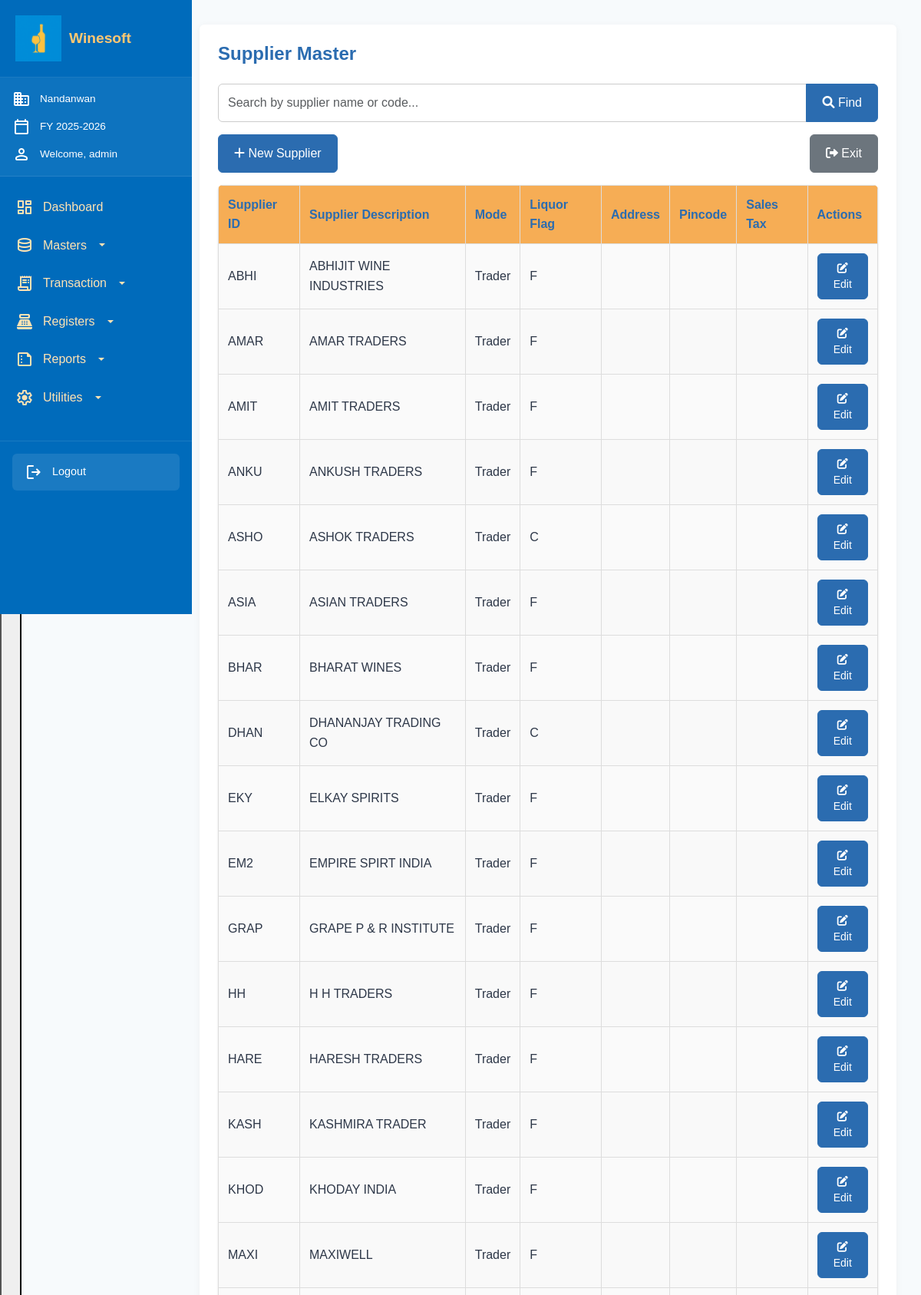
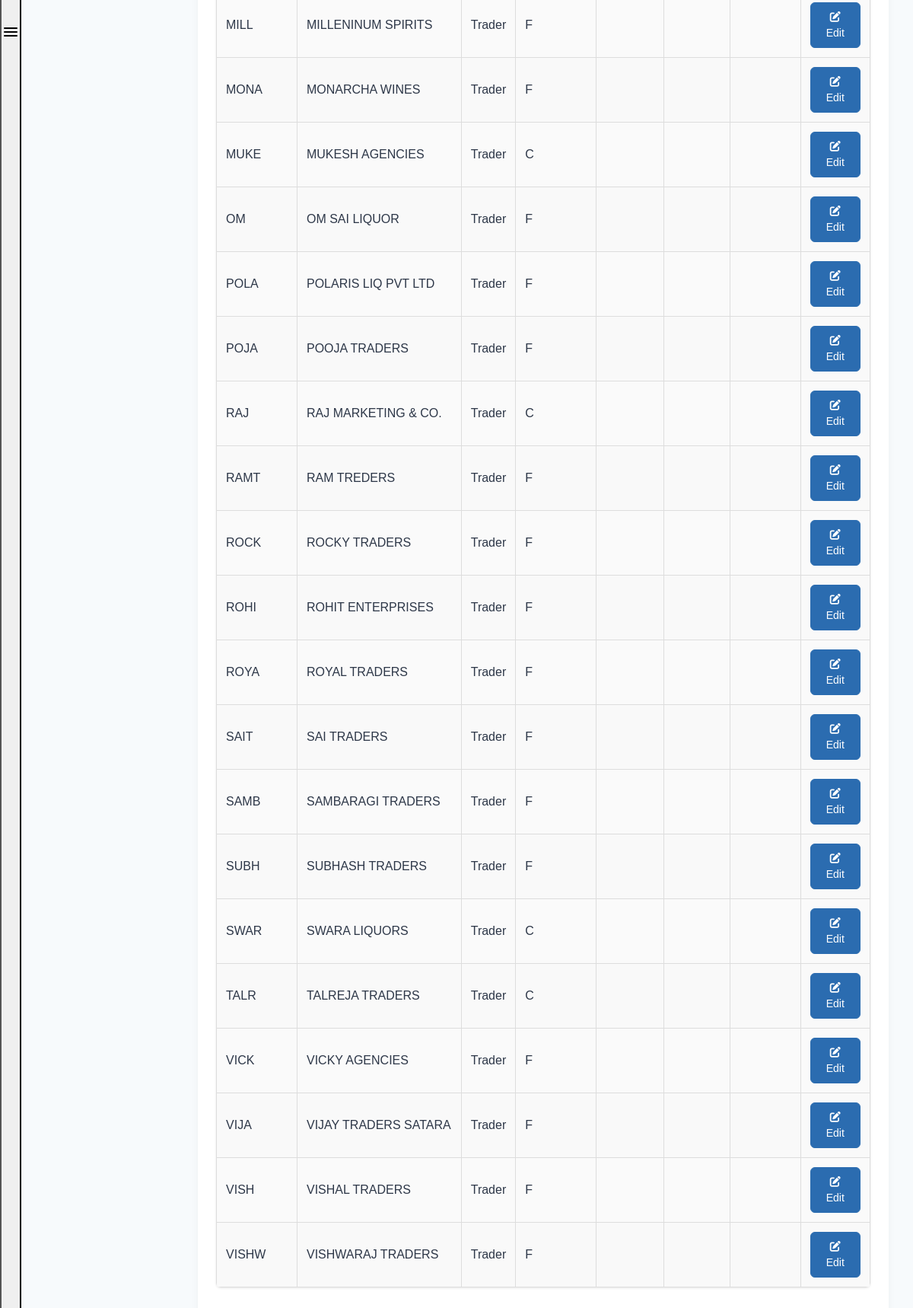
The app's page /public/supplier_master.php (signed in) with its own data (2 pictures, top to bottom).
### tables this page shows
CREATE TABLE `tblsupplier` (
  `id` int(11) NOT NULL,
  `CODE` varchar(7) NOT NULL,
  `OUT_LIMIT` varchar(1) DEFAULT NULL,
  `DETAILS` varchar(30) DEFAULT NULL,
  `OBDR` decimal(18,2) DEFAULT NULL,
  `OBCR` decimal(18,2) DEFAULT NULL,
  `LBDR` decimal(18,2) DEFAULT NULL,
  `LBCR` decimal(18,2) DEFAULT NULL,
  `LEVEL` decimal(18,2) DEFAULT NULL,
  `ADDR1` varchar(40) DEFAULT NULL,
  `ADDR2` varchar(40) DEFAULT NULL,
  `PINCODE` varchar(10) DEFAULT NULL,
  `LIQ_FLAG` varchar(1) DEFAULT NULL,
  `SALES_TAX` varchar(30) DEFAULT NULL,
  `OCT_PERC` decimal(18,2) DEFAULT NULL,
  `CD_PERC` decimal(18,2) DEFAULT NULL,
  `STAX_PERC` decimal(18,2) DEFAULT NULL,
  `TCS_PERC` decimal(18,2) DEFAULT NULL,
  `SURC_PERC` decimal(18,2) DEFAULT NULL,
  `EC_PERC` decimal(18,2) DEFAULT NULL,
  `MISC_CHARG` decimal(18,2) DEFAULT NULL,
  `MODE` varchar(15) DEFAULT NULL,
  `WSTax_Perc` decimal(18,2) DEFAULT NULL,
  `MBSTax_Perc` decimal(18,2) DEFAULT NULL,
  `SBSTax_Perc` decimal(18,2) DEFAULT NULL,
  `CLSTax_Perc` decimal(18,2) DEFAULT NULL
);

### public/supplier_master.php (the view, shortened to what this page needs)
<?php
include_once "../config/db.php";
$search = isset($_GET['search']) ? trim($_GET['search']) : '';
$query = "SELECT CODE, DETAILS, MODE, LIQ_FLAG, ADDR1, ADDR2, PINCODE, SALES_TAX
          FROM tblsupplier
          WHERE 1=1";
$query .= " ORDER BY DETAILS ASC";
$stmt = $conn->prepare($query);
$stmt->execute();
$result = $stmt->get_result();
$suppliers = $result->fetch_all(MYSQLI_ASSOC);
?>
<!DOCTYPE html>
<html lang="en">
<head>
  <link href="https://cdn.jsdelivr.net/npm/bootstrap@5.3.0/dist/css/bootstrap.min.css" rel="stylesheet">
  <link rel="stylesheet" href="https://cdnjs.cloudflare.com/ajax/libs/font-awesome/6.0.0/css/all.min.css">
  <link rel="stylesheet" href="css/style.css?v=<?=time()?>">
  <link rel="stylesheet" href="css/navbar.css?v=<?=time()?>">
</head>
<body>
<div class="dashboard-container">
  <?php include 'components/navbar.php'; ?>
  <div class="main-content">
    <div class="content-area">
      <h3 class="mb-4">Supplier Master</h3>
      <form method="GET" class="search-control mb-3">
        <div class="input-group">
          <input type="text" name="search" class="form-control"
                 placeholder="Search by supplier name or code..." value="<?= htmlspecialchars($search); ?>">
          <button type="submit" class="btn btn-primary">
            <i class="fas fa-search"></i> Find
          </button>
        </div>
      </form>
      <div class="action-btn mb-3 d-flex gap-2">
        <a href="add_supplier.php" class="btn btn-primary">
          <i class="fas fa-plus"></i> New Supplier
        </a>
        <a href="dashboard.php" class="btn btn-secondary ms-auto">
          <i class="fas fa-sign-out-alt"></i> Exit
        </a>
      </div>
      <div class="table-container">
        <table class="styled-table table-striped">
          <thead class="table-header">
            <tr>
              <th>Supplier ID</th>
              <th>Supplier Description</th>
              <th>Mode</th>
              <th>Liquor Flag</th>
              <th>Address</th>
              <th>Pincode</th>
              <th>Sales Tax</th>
              <th>Actions</th>
            </tr>
          </thead>
          <tbody>
          <?php if (!empty($suppliers)): ?>
            <?php foreach ($suppliers as $supplier): ?>
              <tr>
                <td><?= htmlspecialchars($supplier['CODE']); ?></td>
                <td><?= htmlspecialchars($supplier['DETAILS']); ?></td>
                <td><?= htmlspecialchars($supplier['MODE']); ?></td>
                <td><?= htmlspecialchars($supplier['LIQ_FLAG']); ?></td>
                <td>
                  <?= htmlspecialchars($supplier['ADDR1']); ?><br>
                </td>
                <td><?= htmlspecialchars($supplier['PINCODE']); ?></td>
                <td><?= htmlspecialchars($supplier['SALES_TAX']); ?></td>
                <td>
                  <a href="edit_supplier.php?code=<?= urlencode($supplier['CODE']) ?>"
                     class="btn btn-sm btn-primary" title="Edit">
                    <i class="fas fa-edit"></i> Edit
                  </a>
                </td>
              </tr>
            <?php endforeach; ?>
          <?php else: ?>
            <tr>
              <td colspan="8" class="text-center text-muted">No suppliers found.</td>
            </tr>
          <?php endif; ?>
          </tbody>
        </table>
      </div>
    </div>
  </div>
</div>
</body>
</html>

### public/css/style.css (style rules this page uses)
:root { --primary-color: #2B6CB0; --primary-hover: #4299E1; --secondary-color: #F6AD55; --background-color: #F7FAFC; --text-color: #2D3748; --light-text: #718096; --error-color: #E53E3E; --success-color: #38A169; --white: #FFFFFF; --border-radius: 6px; --box-shadow: 0 1px 3px rgba(0,0,0,0.1); --transition: all 0.2s ease; }
* { box-sizing: border-box; margin: 0; padding: 0; }
html { scroll-behavior: smooth; height: 100%; }
body { background-color: var(--background-color); font-family: 'Arial', sans-serif; line-height: 1.6; color: var(--text-color); min-height: 100vh; display: flex; flex-direction: column; }
h1, h2, h3, h4, h5, h6 { color: var(--primary-color); margin-bottom: 1rem; font-weight: 600; line-height: 1.2; }
h3 { font-size: 1.5rem; }
.mb-3 { margin-bottom: 1.5rem; }
.mb-4 { margin-bottom: 2rem; }
.d-flex { display: flex; }
.gap-2 { gap: 1rem; }
.dashboard-container { display: flex; flex-direction: column; min-height: 100vh; width: 100%; background-color: var(--background-color); position: relative; }
.main-content { width: 100%; padding: 1rem; margin-top: 60px; }
.content-area { background: var(--white); border-radius: var(--border-radius); padding: 1rem; box-shadow: 0 2px 10px rgba(0,0,0,0.05); margin-bottom: 1rem; }
.form-control, .form-select { width: 100%; padding: 0.75rem; margin-bottom: 1rem; border: 1px solid #ccc; border-radius: 6px; font-size: 1rem; transition: var(--transition); }
.input-group { display: flex; width: 100%; }
.input-group .form-control { flex: 1; margin-bottom: 0; border-top-right-radius: 0; border-bottom-right-radius: 0; }
.input-group .btn { border-top-left-radius: 0; border-bottom-left-radius: 0; }
.btn { display: inline-block; padding: 0.75rem 1.25rem; font-weight: 500; text-align: center; text-decoration: none; border-radius: 6px; cursor: pointer; transition: var(--transition); border: 1px solid transparent; }
.btn-sm { padding: 0.5rem 0.75rem; font-size: 0.875rem; }
.btn-primary { background-color: var(--primary-color); color: var(--white); border-color: var(--primary-color); }
.btn-secondary { background-color: #6c757d; color: var(--white); border-color: #6c757d; }
.table-container { overflow-x: auto; -webkit-overflow-scrolling: touch; margin-bottom: 1rem; background: var(--white); border-radius: var(--border-radius); box-shadow: var(--box-shadow); }
.styled-table { width: 100%; min-width: 600px; border-collapse: collapse; color: var(--text-color); }
.styled-table thead tr { background-color: var(--secondary-color); color: var(--primary-color); }
.styled-table th, .styled-table td { padding: 12px; text-align: left; border: 1px solid #ddd; vertical-align: middle; }
.styled-table tbody tr:nth-child(even) { background-color: #f9f9f9; }
.table-striped tbody tr:nth-child(odd) { background-color: rgba(0,0,0,0.02); }
.search-control { width: 100%; }
@media (min-width: 768px) { .dashboard-container { flex-direction: row; } }
@media (min-width: 768px) { .main-content { margin-left: 200px; margin-top: 0; width: calc(100% - 200px); padding: 1.5rem; } }
@media (min-width: 768px) { .content-area { padding: 1.5rem; } }
@media (min-width: 768px) { .styled-table { min-width: 100%; } }
@media (min-width: 992px) { .main-content { padding: 2rem; } }
@media (min-width: 992px) { .content-area { padding: 1.5rem; } }

### public/css/navbar.css (style rules this page uses)
* { margin: 0; padding: 0; box-sizing: border-box; font-family: 'Arial', sans-serif; }

### records on screen
tblsupplier: CODE "ABHI", DETAILS "ABHIJIT WINE INDUSTRIES", MODE "Trader", LIQ_FLAG "F"
tblsupplier: CODE "AMAR", DETAILS "AMAR TRADERS", MODE "Trader", LIQ_FLAG "F"
tblsupplier: CODE "AMIT", DETAILS "AMIT TRADERS", MODE "Trader", LIQ_FLAG "F"
tblsupplier: CODE "ANKU", DETAILS "ANKUSH TRADERS", MODE "Trader", LIQ_FLAG "F"
tblsupplier: CODE "ASHO", DETAILS "ASHOK TRADERS", MODE "Trader", LIQ_FLAG "C"
tblsupplier: CODE "ASIA", DETAILS "ASIAN TRADERS", MODE "Trader", LIQ_FLAG "F"
tblsupplier: CODE "BHAR", DETAILS "BHARAT WINES", MODE "Trader", LIQ_FLAG "F"
tblsupplier: CODE "DHAN", DETAILS "DHANANJAY TRADING CO", MODE "Trader", LIQ_FLAG "C"
tblsupplier: CODE "EKY", DETAILS "ELKAY SPIRITS", MODE "Trader", LIQ_FLAG "F"
tblsupplier: CODE "EM2", DETAILS "EMPIRE SPIRT INDIA", MODE "Trader", LIQ_FLAG "F"
tblsupplier: CODE "GRAP", DETAILS "GRAPE P & R INSTITUTE", MODE "Trader", LIQ_FLAG "F"
tblsupplier: CODE "HH", DETAILS "H H TRADERS", MODE "Trader", LIQ_FLAG "F"
tblsupplier: CODE "HARE", DETAILS "HARESH TRADERS", MODE "Trader", LIQ_FLAG "F"
tblsupplier: CODE "KASH", DETAILS "KASHMIRA TRADER", MODE "Trader", LIQ_FLAG "F"
tblsupplier: CODE "KHOD", DETAILS "KHODAY INDIA", MODE "Trader", LIQ_FLAG "F"
tblsupplier: CODE "MAXI", DETAILS "MAXIWELL", MODE "Trader", LIQ_FLAG "F"
tblsupplier: CODE "MILL", DETAILS "MILLENINUM SPIRITS", MODE "Trader", LIQ_FLAG "F"
tblsupplier: CODE "MONA", DETAILS "MONARCHA WINES", MODE "Trader", LIQ_FLAG "F"
tblsupplier: CODE "MUKE", DETAILS "MUKESH AGENCIES", MODE "Trader", LIQ_FLAG "C"
tblsupplier: CODE "OM", DETAILS "OM SAI LIQUOR", MODE "Trader", LIQ_FLAG "F"
tblsupplier: CODE "POLA", DETAILS "POLARIS LIQ PVT LTD", MODE "Trader", LIQ_FLAG "F"
tblsupplier: CODE "POJA", DETAILS "POOJA TRADERS", MODE "Trader", LIQ_FLAG "F"
tblsupplier: CODE "RAJ", DETAILS "RAJ MARKETING & CO.", MODE "Trader", LIQ_FLAG "C"
tblsupplier: CODE "RAMT", DETAILS "RAM TREDERS", MODE "Trader", LIQ_FLAG "F"
tblsupplier: CODE "ROCK", DETAILS "ROCKY TRADERS", MODE "Trader", LIQ_FLAG "F"
tblsupplier: CODE "ROHI", DETAILS "ROHIT ENTERPRISES", MODE "Trader", LIQ_FLAG "F"
tblsupplier: CODE "ROYA", DETAILS "ROYAL TRADERS", MODE "Trader", LIQ_FLAG "F"
tblsupplier: CODE "SAIT", DETAILS "SAI TRADERS", MODE "Trader", LIQ_FLAG "F"
tblsupplier: CODE "SAMB", DETAILS "SAMBARAGI TRADERS", MODE "Trader", LIQ_FLAG "F"
tblsupplier: CODE "SUBH", DETAILS "SUBHASH TRADERS", MODE "Trader", LIQ_FLAG "F"
tblsupplier: CODE "SWAR", DETAILS "SWARA LIQUORS", MODE "Trader", LIQ_FLAG "C"
tblsupplier: CODE "TALR", DETAILS "TALREJA TRADERS", MODE "Trader", LIQ_FLAG "C"
tblsupplier: CODE "VICK", DETAILS "VICKY AGENCIES", MODE "Trader", LIQ_FLAG "F"
tblsupplier: CODE "VIJA", DETAILS "VIJAY TRADERS SATARA", MODE "Trader", LIQ_FLAG "F"
tblsupplier: CODE "VISH", DETAILS "VISHAL TRADERS", MODE "Trader", LIQ_FLAG "F"
tblsupplier: CODE "VISHW", DETAILS "VISHWARAJ TRADERS", MODE "Trader", LIQ_FLAG "F"

### other values on screen
$companyName "Nandanwan"
$financialYear "2025-2026"
$username "admin"
